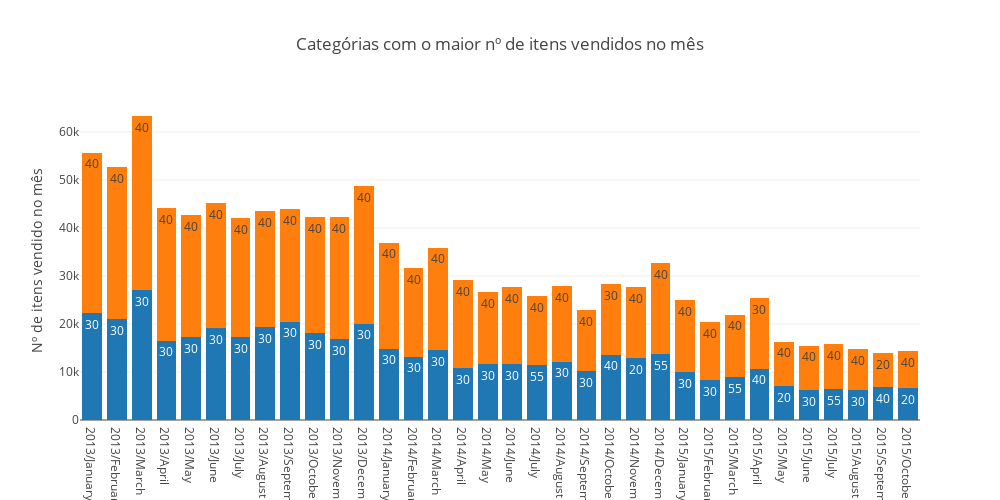

The code cell stored with this chart in its notebook:
### Code cell
trace = [go.Bar(
                x=date_range,
                y=item_cnt_value[i, :],
                text=category_id[i, :],
                textposition = 'auto',
                hoverinfo='x+y',
                showlegend=False,

                )
    
        for i in range(n_largest)]

layout = go.Layout( yaxis = dict(title='Nº de itens vendido no mês'),
                    title='Categórias com o maior nº de itens vendidos no mês',
                    barmode='stack',
                    width=1000,
                    height=500,
                  )

fig = go.Figure(data=trace, layout=layout)

iplot(fig)

### Figure 1 — Plotly figure (JSON) as saved in the notebook; plotly's stock layout.template omitted (floating-point values rounded to 4 significant figures)
{"data": [{"hoverinfo": "x+y", "showlegend": false, "text": [30, 30, 30, 30, 30, 30, 30, 30, 30, 30, 30, 30, 30, 30, 30, 30, 30, 30, 55, 30, 30, 40, 20, 55, 30, 30, 55, 40, 20, 30, 55, 30, 40, 20], "textposition": "auto", "type": "bar", "uid": "8a57ac5e-a69f-4210-a20d-df4283935dca", "x": ["2013/January", "2013/February", "2013/March", "2013/April", "2013/May", "2013/June", "2013/July", "2013/August", "2013/September", "2013/October", "2013/November", "2013/December", "2014/January", "2014/February", "2014/March", "2014/April", "2014/May", "2014/June", "2014/July", "2014/August", "2014/September", "2014/October", "2014/November", "2014/December", "2015/January", "2015/February", "2015/March", "2015/April", "2015/May", "2015/June", "2015/July", "2015/August", "2015/September", "2015/October"], "y": [22216, 20966, 27045, 16548, 17223, 19146, 17285, 19340, 20513, 18049, 16794, 20088, 14883, 13204, 14632, 10755, 11604, 11645, 11371, 12142, 10130, 13639, 12834, 13786, 9912, 8288, 8881, 10683, 7130, 6202, 6474, 6222, 6779, 6596]}, {"hoverinfo": "x+y", "showlegend": false, "text": [40, 40, 40, 40, 40, 40, 40, 40, 40, 40, 40, 40, 40, 40, 40, 40, 40, 40, 40, 40, 40, 30, 40, 40, 40, 40, 40, 30, 40, 40, 40, 40, 20, 40], "textposition": "auto", "type": "bar", "uid": "ac575043-8bef-4c00-a6fa-c5acc40035ee", "x": ["2013/January", "2013/February", "2013/March", "2013/April", "2013/May", "2013/June", "2013/July", "2013/August", "2013/September", "2013/October", "2013/November", "2013/December", "2014/January", "2014/February", "2014/March", "2014/April", "2014/May", "2014/June", "2014/July", "2014/August", "2014/September", "2014/October", "2014/November", "2014/December", "2015/January", "2015/February", "2015/March", "2015/April", "2015/May", "2015/June", "2015/July", "2015/August", "2015/September", "2015/October"], "y": [33489, 31649, 36277, 27525, 25470, 25992, 24806, 24130, 23348, 24173, 25433, 28598, 22065, 18467, 21266, 18320, 15005, 16064, 14452, 15821, 12748, 14655, 14815, 18876, 15109, 12100, 13084, 14751, 9208, 9304, 9283, 8513, 7107, 7680]}], "layout": {"barmode": "stack", "height": 500, "title": {"text": "Categórias com o maior nº de itens vendidos no mês"}, "width": 1000, "yaxis": {"title": {"text": "Nº de itens vendido no mês"}}}}
